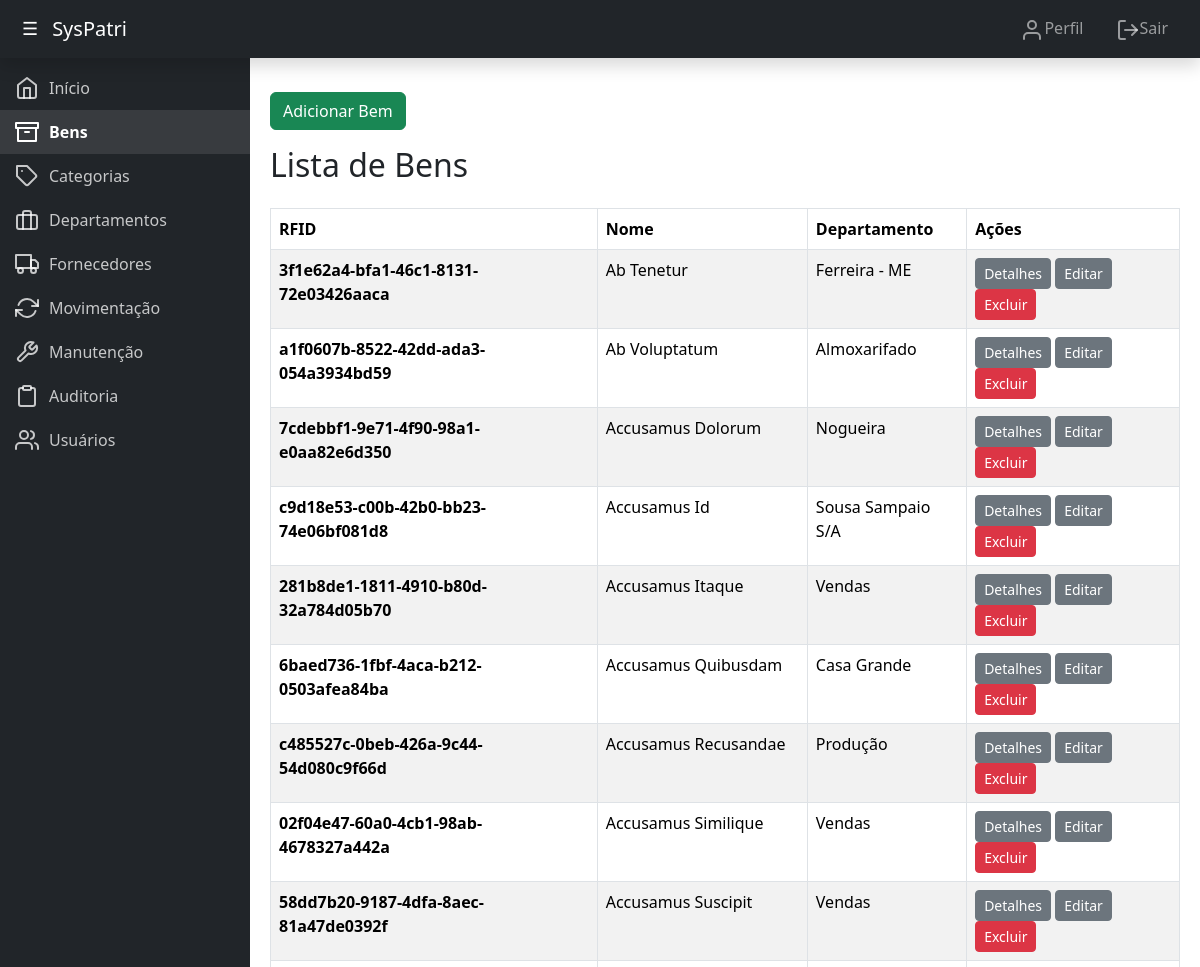
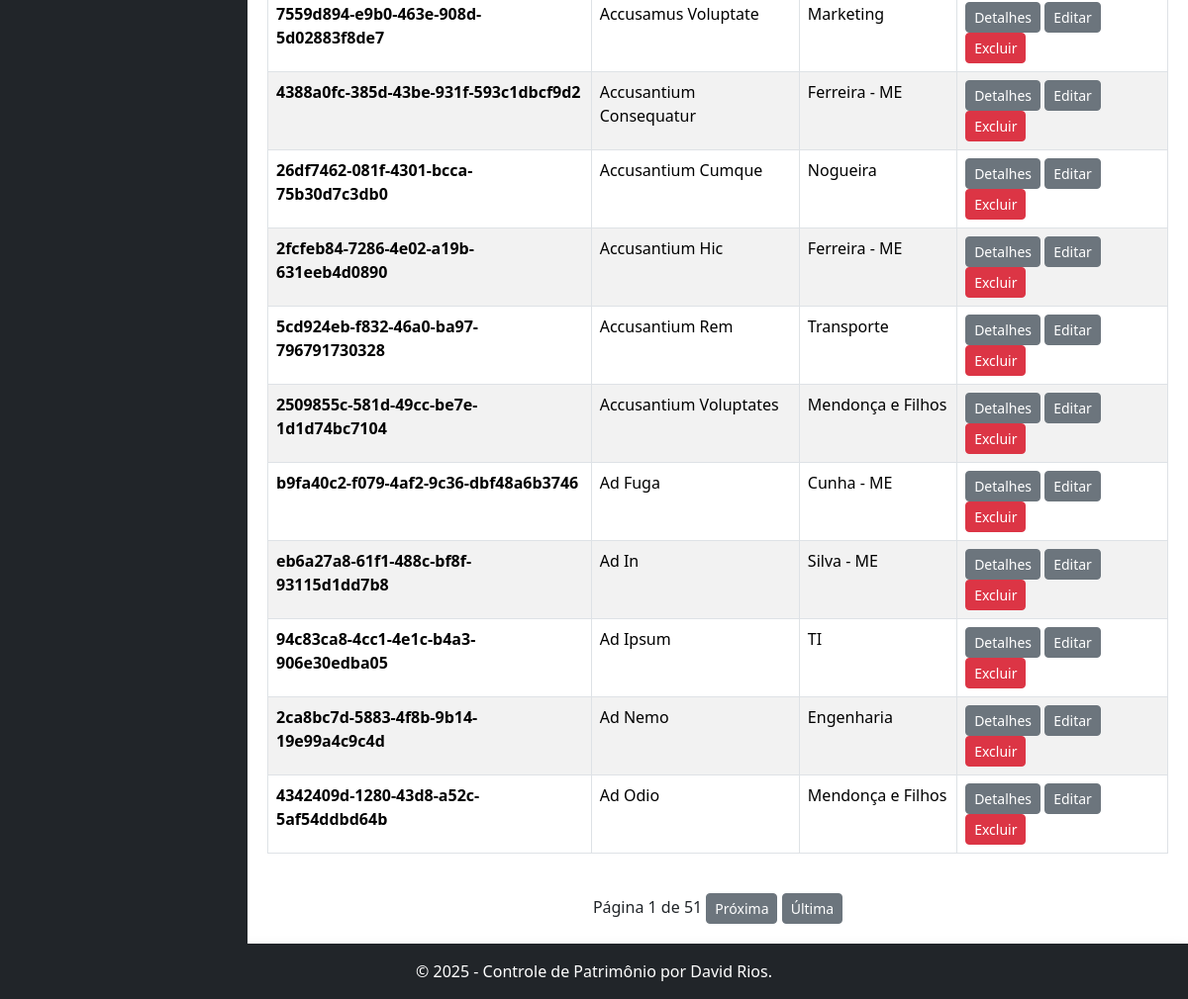
/patrimonio/bens/ (signed in), run on the app's committed database (2 pictures, top to bottom).
### patrimonio/models.py (models this page shows, shortened)
class Bem(models.Model):
    nome = models.CharField(max_length=100, verbose_name="Nome")
    descricao = models.TextField(blank=True, null=True, verbose_name="Descrição")
    categoria = models.ForeignKey(Categoria, on_delete=models.SET_NULL, null=True, verbose_name="Categoria")
    departamento = models.ForeignKey(Departamento, on_delete=models.SET_NULL, null=True, verbose_name="Departamento")
    fornecedor = models.ForeignKey(Fornecedor, on_delete=models.SET_NULL, null=True, verbose_name="Fornecedor")
    data_aquisicao = models.DateField(verbose_name="Data de Aquisição")
    valor = models.DecimalField(max_digits=10, decimal_places=2, verbose_name="Valor")
    rfid = models.CharField(max_length=50, unique=True, verbose_name="RFID")
    status = models.CharField(max_length=20, choices=[('ativo', 'Ativo'), ('inativo', 'Inativo')], default='ativo', verbose_name="Status")
    class Meta:
        verbose_name = "Bem"
        verbose_name_plural = "Bens"

class Departamento(models.Model):
    nome = models.CharField(max_length=100, verbose_name="Nome")
    responsavel = models.CharField(max_length=100, verbose_name="Responsável")
    telefone = models.CharField(max_length=20, blank=True, null=True, verbose_name="Telefone")
    def __str__(self):
        return self.nome
    class Meta:
        verbose_name = "Departamento"
        verbose_name_plural = "Departamentos"

### patrimonio/views.py (the view)
# urls.py: path('bens/', views.listar_bens, name='listar_bens'),
@login_required
def listar_bens(request):
    bens = Bem.objects.all().order_by('nome')
    paginator = Paginator(bens, 20)  # Exibe 20 bens por página
    page_number = request.GET.get('page')  # Obtém o número da página atual
    page_obj = paginator.get_page(page_number)  # Obtém os bens para a página atual
    return render(request, 'listar_bens.html', {'page_obj': page_obj})

### patrimonio/templates/listar_bens.html (shortened to what this page needs)
{% extends 'base.html' %}
{% block content %}
    <a class="btn btn-success" href="{% url 'adicionar_bem' %}">Adicionar Bem</a>
    <h2 class="mb-4">Lista de Bens</h2>
    <div class="table-responsive">
    <table class="table table-striped table-bordered">
        <thead>
            <tr>
                <th>RFID</th>
                <th>Nome</th>
                <th>Departamento</th>
                <th class="w-auto">Ações</th>
            </tr>
        </thead>
        <tbody>
            {% for bem in page_obj %}
                <tr>
                    <td><strong>{{ bem.rfid }}</strong></td>
                    <td>{{ bem.nome }}</td>
                    <td>{{ bem.departamento }}</td>
                    <td class="w-auto">
                        <a class="btn btn-secondary btn-sm" href="{% url 'detalhes_bem' bem.pk %}">Detalhes</a>
                        <a class="btn btn-secondary btn-sm" href="{% url 'atualizar_bem' bem.pk %}">Editar</a>
                        <a class="btn btn-danger btn-sm" href="{% url 'excluir_bem' bem.pk %}" onclick="return confirm('Tem certeza que deseja excluir este bem?');">Excluir</a>
                    </td>
                </tr>
            {% endfor %}
        </tbody>
    </table>
    </div>
    <div class="pagination align-items-center mt-4 d-flex justify-content-center">
        <span class="step-links text-center">
            <span>Página {{ page_obj.number }} de {{ page_obj.paginator.num_pages }}</span>
            {% if page_obj.has_next %}
                <a class="btn btn-secondary btn-sm" href="?page={{ page_obj.next_page_number }}">Próxima</a>
                <a class="btn btn-secondary btn-sm" href="?page={{ page_obj.paginator.num_pages }}">Última</a>
            {% endif %}
        </span>
    </div>
{% endblock %}

### data on the page
Bem: rfid "3f1e62a4-bfa1-46c1-8131-72e03426aaca", nome "Ab Tenetur", departamento "Ferreira - ME"
Bem: rfid "a1f0607b-8522-42dd-ada3-054a3934bd59", nome "Ab Voluptatum", departamento "Almoxarifado"
Bem: rfid "7cdebbf1-9e71-4f90-98a1-e0aa82e6d350", nome "Accusamus Dolorum", departamento "Nogueira"
Bem: rfid "c9d18e53-c00b-42b0-bb23-74e06bf081d8", nome "Accusamus Id", departamento "Sousa Sampaio S/A"
Bem: rfid "281b8de1-1811-4910-b80d-32a784d05b70", nome "Accusamus Itaque", departamento "Vendas"
Bem: rfid "6baed736-1fbf-4aca-b212-0503afea84ba", nome "Accusamus Quibusdam", departamento "Casa Grande"
Bem: rfid "c485527c-0beb-426a-9c44-54d080c9f66d", nome "Accusamus Recusandae", departamento "Produção"
Bem: rfid "02f04e47-60a0-4cb1-98ab-4678327a442a", nome "Accusamus Similique", departamento "Vendas"
Bem: rfid "58dd7b20-9187-4dfa-8aec-81a47de0392f", nome "Accusamus Suscipit", departamento "Vendas"
Bem: rfid "7559d894-e9b0-463e-908d-5d02883f8de7", nome "Accusamus Voluptate", departamento "Marketing"
Bem: rfid "4388a0fc-385d-43be-931f-593c1dbcf9d2", nome "Accusantium Consequatur", departamento "Ferreira - ME"
Bem: rfid "26df7462-081f-4301-bcca-75b30d7c3db0", nome "Accusantium Cumque", departamento "Nogueira"
Bem: rfid "2fcfeb84-7286-4e02-a19b-631eeb4d0890", nome "Accusantium Hic", departamento "Ferreira - ME"
Bem: rfid "5cd924eb-f832-46a0-ba97-796791730328", nome "Accusantium Rem", departamento "Transporte"
Bem: rfid "2509855c-581d-49cc-be7e-1d1d74bc7104", nome "Accusantium Voluptates", departamento "Mendonça e Filhos"
Bem: rfid "b9fa40c2-f079-4af2-9c36-dbf48a6b3746", nome "Ad Fuga", departamento "Cunha - ME"
Bem: rfid "eb6a27a8-61f1-488c-bf8f-93115d1dd7b8", nome "Ad In", departamento "Silva - ME"
Bem: rfid "94c83ca8-4cc1-4e1c-b4a3-906e30edba05", nome "Ad Ipsum", departamento "TI"
Bem: rfid "2ca8bc7d-5883-4f8b-9b14-19e99a4c9c4d", nome "Ad Nemo", departamento "Engenharia"
Bem: rfid "4342409d-1280-43d8-a52c-5af54ddbd64b", nome "Ad Odio", departamento "Mendonça e Filhos"

### other printed values
{{ page_obj.number }} "1"
{{ page_obj.paginator.num_pages }} "51"
